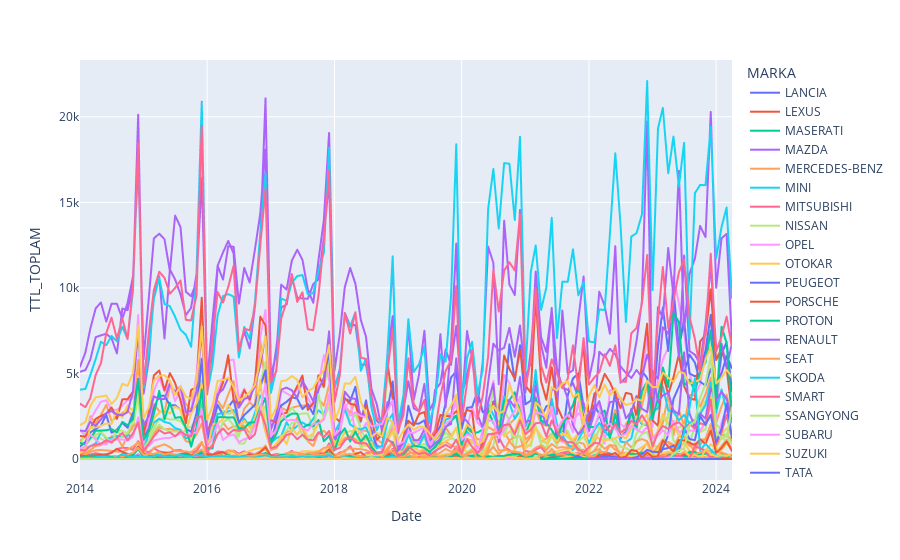

Notebook code for this chart:
### Code cell
fig = px.line(data, x="Date", y="TTL_TOPLAM", color='MARKA')
fig.show()
